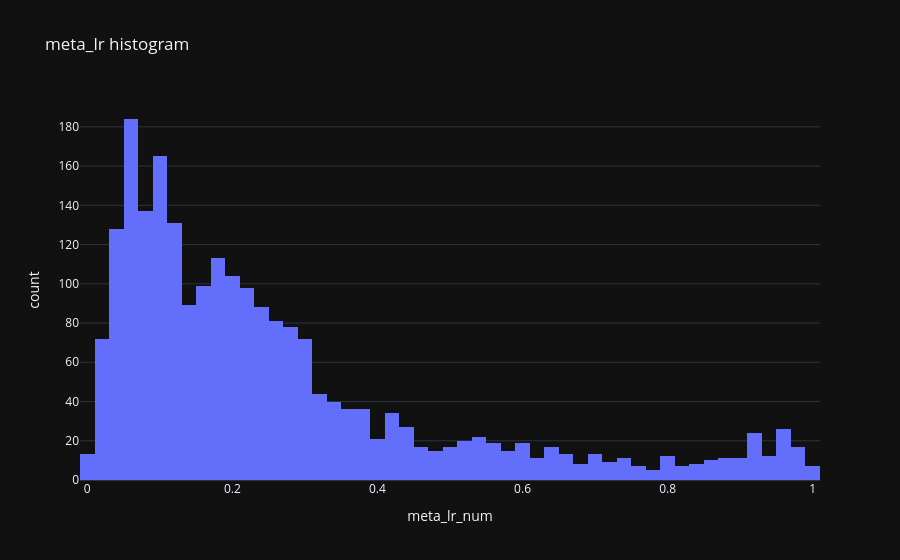

The notebook cell this image was saved under:
### Markdown cell above
## 2. 📊 meta_lr histogram

### Code cell
tmp = d[['meta_lr_num']].dropna()
fig = px.histogram(tmp, x='meta_lr_num', nbins=50, title='meta_lr histogram')
fig.show()

### Figure 1 — Plotly figure (JSON) as saved in the notebook; plotly's stock layout.template omitted (floating-point values rounded to 4 significant figures; data arrays with more than 128 entries replaced by an {"elided": "..."} marker saying what was removed)
{"data": [{"bingroup": "x", "hovertemplate": "meta_lr_num=%{x}<br>count=%{y}<extra></extra>", "legendgroup": "", "marker": {"color": "#636efa", "pattern": {"shape": ""}}, "name": "", "nbinsx": 50, "orientation": "v", "showlegend": false, "x": {"elided": "2273 float values"}, "xaxis": "x", "yaxis": "y", "type": "histogram"}], "layout": {"xaxis": {"anchor": "y", "domain": [0.0, 1.0], "title": {"text": "meta_lr_num"}}, "yaxis": {"anchor": "x", "domain": [0.0, 1.0], "title": {"text": "count"}}, "legend": {"tracegroupgap": 0}, "title": {"text": "meta_lr histogram"}, "barmode": "relative"}}
